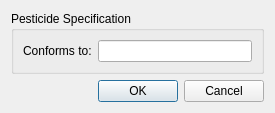
<?xml version="1.0" encoding="UTF-8"?>
<ui version="4.0">
 <class>Dialog</class>
 <widget class="QDialog" name="Dialog">
  <property name="geometry">
   <rect>
    <x>0</x>
    <y>0</y>
    <width>275</width>
    <height>100</height>
   </rect>
  </property>
  <property name="windowTitle">
   <string>Dialog</string>
  </property>
  <layout class="QGridLayout" name="gridLayout">
   <item row="0" column="0">
    <widget class="QGroupBox" name="groupBox">
     <property name="title">
      <string>Pesticide Specification</string>
     </property>
     <layout class="QFormLayout" name="formLayout">
      <item row="0" column="0">
       <widget class="QLabel" name="label">
        <property name="text">
         <string>Conforms to:</string>
        </property>
       </widget>
      </item>
      <item row="0" column="1">
       <widget class="QLineEdit" name="is_standardLE"/>
      </item>
     </layout>
    </widget>
   </item>
   <item row="1" column="0">
    <widget class="QDialogButtonBox" name="acceptB">
     <property name="orientation">
      <enum>Qt::Horizontal</enum>
     </property>
     <property name="standardButtons">
      <set>QDialogButtonBox::Cancel|QDialogButtonBox::Ok</set>
     </property>
    </widget>
   </item>
  </layout>
 </widget>
 <resources/>
 <connections>
  <connection>
   <sender>acceptB</sender>
   <signal>accepted()</signal>
   <receiver>Dialog</receiver>
   <slot>accept()</slot>
   <hints>
    <hint type="sourcelabel">
     <x>248</x>
     <y>254</y>
    </hint>
    <hint type="destinationlabel">
     <x>157</x>
     <y>274</y>
    </hint>
   </hints>
  </connection>
  <connection>
   <sender>acceptB</sender>
   <signal>rejected()</signal>
   <receiver>Dialog</receiver>
   <slot>reject()</slot>
   <hints>
    <hint type="sourcelabel">
     <x>316</x>
     <y>260</y>
    </hint>
    <hint type="destinationlabel">
     <x>286</x>
     <y>274</y>
    </hint>
   </hints>
  </connection>
 </connections>
</ui>
